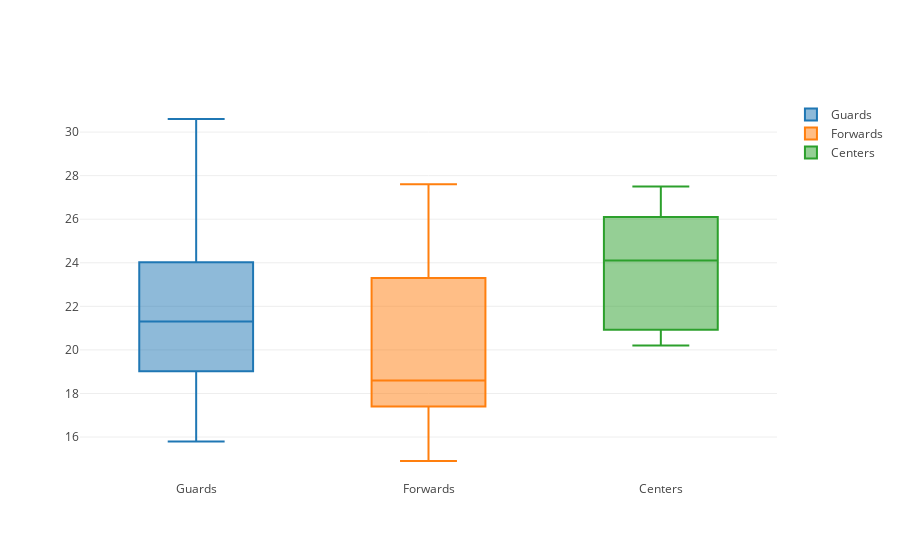

Source (notebook cell):
### Markdown cell above
BPM - Box plus minus has been one of the key metrics throughout the years to show who are the most important players in the league. This is more a boxed score metric which shows a player's quality and contribution to his teams. Russell Westbrook's triple double season is put on display here.

### Code cell
guards = seventeen[seventeen['Position'] == 'Guard'].sort_values('PER',ascending=False).head(25)
forwards = seventeen[seventeen['Position'] == 'Forward'].sort_values('PER',ascending=False).head(25)
centers = seventeen[seventeen['Position'] == 'Center'].sort_values('PER',ascending=False).head(25)
guard = go.Box(y=guards['PER'],name="Guards",boxpoints='outliers')
forward = go.Box(y=forwards['PER'],name="Forwards")
center = go.Box(y=centers['PER'],name="Centers")

data = [guard,forward,center]
iplot(data)

### Figure 1 — Plotly figure (JSON) as saved in the notebook; plotly's stock layout.template omitted (floating-point values rounded to 4 significant figures)
{"data": [{"boxpoints": "outliers", "name": "Guards", "type": "box", "uid": "0d087c3a-cd61-11e8-8a6b-720003d2dbc0", "y": [30.6, 27.3, 26.5, 26.2, 24.6, 24.1, 24, 23.2, 23.2, 23, 22.9, 21.4, 21.3, 20.6, 20.1, 19.9, 19.7, 19.3, 19.2, 18.5, 17.4, 17.1, 17, 16.1, 15.8]}, {"name": "Forwards", "type": "box", "uid": "0d087ef8-cd61-11e8-bd49-720003d2dbc0", "y": [27.6, 27.5, 27, 26.1, 25.1, 22.7, 22.2, 21.1, 20.2, 19.1, 18.6, 17.9, 17.9, 17.8, 17.5, 17.4, 17.4, 16.9, 16.5, 16.3, 14.9]}, {"name": "Centers", "type": "box", "uid": "0d088042-cd61-11e8-ac3d-720003d2dbc0", "y": [27.5, 26.4, 26, 25.7, 24.1, 22.6, 21.1, 20.4, 20.2]}], "layout": {}}
